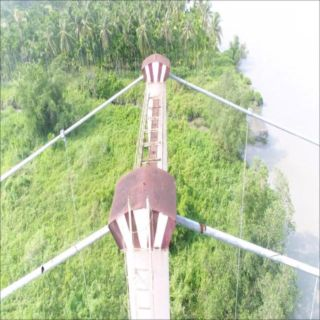
#> input picture assets/frames/0341262a9fe06f1e.jpg, 320 x 320 px
$ python -i feature_logic.py   (imports and definitions only)
#> lines starting #> are read from the running program, lines starting #| are printed output that depends on the picture; after the words box and inside, x2 and y2 are one past the last pixel; in counts of white or black regions, pixels touching at a corner belong together
#> further down, picture is the input picture: PIL image 320x320 RGB; mean R, G, B 181.8, 196.4, 157.6
"""
Image features for the corrosion head, shared by training (features/build_feature_table.py)
and serving (serve/predict.py) so both compute exactly the same vector.

Colour and texture statistics, numpy and Pillow only, so a 1 vCPU CAI workload builds the
feature table in about a minute and the model build installs no deep-learning stack:
  - HSV histograms (hue weighted by saturation, saturation, value)
  - rust mask: share of pixels with an orange-to-brown hue and enough saturation, overall and
    the maximum over a 4 x 4 grid (a local patch of severe corrosion)
  - per-channel RGB mean and standard deviation
  - edge density and gradient statistics (pitting and flaking are rough)
The ViT backbone in config/pipeline.yaml is the planned upgrade; FEATURE_VERSION and the hash
of this file guard the feature/model pairing either way.
"""
from __future__ import annotations

import hashlib
import io
from pathlib import Path

import numpy as np
from PIL import Image

FEATURE_VERSION = "hc-1.0.0"
SIZE = 160
GRID = 4


def feature_hash() -> str:
    return hashlib.sha256(Path(__file__).read_bytes() + FEATURE_VERSION.encode()).hexdigest()[:16]


def load_image(src) -> Image.Image:
    if isinstance(src, (bytes, bytearray)):
        return Image.open(io.BytesIO(src)).convert("RGB")
    return Image.open(src).convert("RGB")


def features(img: Image.Image) -> np.ndarray:
    img = img.convert("RGB").resize((SIZE, SIZE))
    rgb = np.asarray(img, dtype=np.float32) / 255.0
    hsv = np.asarray(img.convert("HSV"), dtype=np.float32) / 255.0
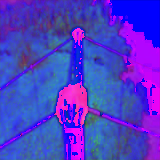
#> hsv: shape (160, 160, 3) float32; mean R, G, B 0.309, 0.23, 0.78
    h, s, v = hsv[..., 0], hsv[..., 1], hsv[..., 2]
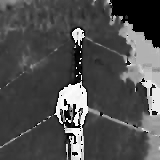
#> h: shape (160, 160) float32; min 0, max 0.996, mean 0.309
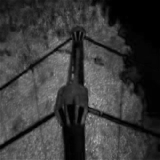
#> s: shape (160, 160) float32; min 0, max 0.694, mean 0.23
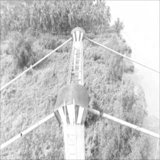
#> v: shape (160, 160) float32; min 0.231, max 1, mean 0.78

    h_hist = np.histogram(h, bins=18, range=(0, 1), weights=s)[0]
#> h_hist = 18 values, max 3051.2 at index 4, min 2 at index 14, mean 326.5
    h_hist = h_hist / max(h_hist.sum(), 1e-6)
#> h_hist = 18 values, max 0.519 at index 4, min 0.000341 at index 14, mean 0.0556
    s_hist = np.histogram(s, bins=8, range=(0, 1))[0] / s.size
#> s_hist = [0.296, 0.218, 0.284, 0.183, 0.0187, 0.000352, 0, 0]
    v_hist = np.histogram(v, bins=8, range=(0, 1))[0] / v.size
#> v_hist = [0, 7.81e-05, 0.00187, 0.0281, 0.104, 0.278, 0.341, 0.246]

    rust = ((h <= 0.11) | (h >= 0.97)) & (s >= 0.30) & (v >= 0.15) & (v <= 0.85)
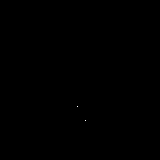
#> rust: shape (160, 160) bool; 0.01% white in thin lines or dots, all inside (x1, y1, x2, y2) = (77, 106, 86, 121)
    cells = rust.reshape(GRID, SIZE // GRID, GRID, SIZE // GRID).mean(axis=(1, 3))
#> cells = [[0, 0, 0, 0], [0, 0, 0, 0], [0, 0.000625, 0, 0], [0, 0, 0.000625, 0]]
    rust_f = [rust.mean(), cells.max(), (cells > 0.10).mean(), (cells > 0.30).mean()]
#> rust_f = [7.81e-05, 0.000625, 0, 0]

    moments = np.concatenate([rgb.mean(axis=(0, 1)), rgb.std(axis=(0, 1))])
#> moments = [0.713, 0.77, 0.618, 0.17, 0.14, 0.215]

    gray = rgb.mean(axis=2)
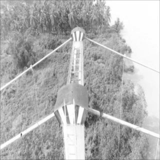
#> gray: shape (160, 160) float32; min 0.197, max 1, mean 0.701
    gx, gy = np.abs(np.diff(gray, axis=1)), np.abs(np.diff(gray, axis=0))
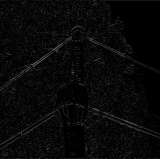
#> gy: shape (159, 160) float32; min 0, max 0.404, mean 0.0357
    grad = np.concatenate([gx.ravel(), gy.ravel()])
    rough = [grad.mean(), grad.std(), (grad > 0.08).mean(), (grad > 0.20).mean()]
#> rough = [0.0397, 0.0439, 0.141, 0.0108]
    rust_rough = [float((gx[rust[:, 1:]] > 0.08).mean()) if rust[:, 1:].any() else 0.0]
#> rust_rough = [0.5]

    return np.concatenate([h_hist, s_hist, v_hist, rust_f, moments, rough, rust_rough]).astype(np.float32)

>>> from PIL import Image
>>> picture = Image.open('../assets/frames/0341262a9fe06f1e.jpg')
>>> result = features(picture)
#> result = 49 values, max 0.77 at index 39, min 0 at index 24, mean 0.13

$ run again, on assets/frames/05a154128d3aa618.jpg
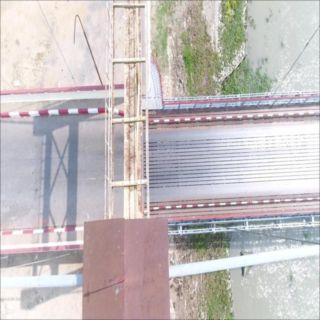
#> input picture assets/frames/05a154128d3aa618.jpg, 320 x 320 px
#> picture is the input picture: PIL image 320x320 RGB; mean R, G, B 196.5, 190.2, 190.7
#> in features, `h, s, v = hsv[..., 0], hsv[..., 1], hsv[..., 2]`:
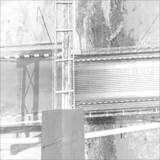
#> v: shape (160, 160) float32; min 0.275, max 1, mean 0.792
#> in features, `h_hist = np.histogram(h, bins=18, range=(0, 1), weights=s)[0]`: h_hist = 18 values, max 429.9 at index 17, min 18.88 at index 7, mean 131.2
#> in features, `h_hist = h_hist / max(h_hist.sum(), 1e-6)`: h_hist = 18 values, max 0.182 at index 17, min 0.00799 at index 7, mean 0.0556
#> s_hist = [0.718, 0.254, 0.0247, 0.00281, 0.000195, 0, 0, 0]
#> v_hist = [0, 0, 0.00383, 0.0115, 0.0904, 0.285, 0.301, 0.308]
#> rust: shape (160, 160) bool; 0% white in thin lines or dots, all inside (x1, y1, x2, y2) = (61, 140, 62, 141)
#> cells = [[0, 0, 0, 0], [0, 0, 0, 0], [0, 0, 0, 0], [0, 0.000625, 0, 0]]
#> rust_f = [3.91e-05, 0.000625, 0, 0]
#> moments = [0.771, 0.746, 0.748, 0.143, 0.147, 0.153]
#> in features, `gx, gy = np.abs(np.diff(gray, axis=1)), np.abs(np.diff(gray, axis=0))`:
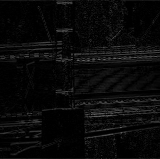
#> gy: shape (159, 160) float32; min 0, max 0.407, mean 0.0391
#> rough = [0.0345, 0.0468, 0.126, 0.0164]
#> rust_rough = [0]
#> result = 49 values, max 0.771 at index 38, min 0 at index 23, mean 0.121

$ run again, on assets/frames/0862da6118a016c4.jpg
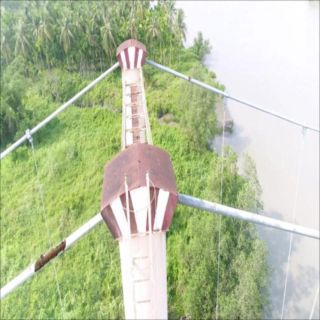
#> input picture assets/frames/0862da6118a016c4.jpg, 320 x 320 px
#> picture is the input picture: PIL image 320x320 RGB; mean R, G, B 183.7, 194.6, 159.9
#> in features, `h, s, v = hsv[..., 0], hsv[..., 1], hsv[..., 2]`:
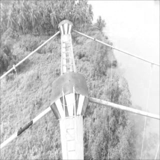
#> v: shape (160, 160) float32; min 0.306, max 1, mean 0.777
#> in features, `h_hist = np.histogram(h, bins=18, range=(0, 1), weights=s)[0]`: h_hist = 18 values, max 2535 at index 3, min 2.08 at index 15, mean 316.6
#> in features, `h_hist = h_hist / max(h_hist.sum(), 1e-6)`: h_hist = 18 values, max 0.445 at index 3, min 0.000365 at index 15, mean 0.0556
#> s_hist = [0.376, 0.16, 0.203, 0.233, 0.0275, 0.000937, 7.81e-05, 0]
#> v_hist = [0, 0, 0.00281, 0.0393, 0.129, 0.277, 0.253, 0.3]
#> rust: shape (160, 160) bool; 0.21% white in thin lines or dots, all inside (x1, y1, x2, y2) = (18, 94, 88, 134)
#> cells = [[0, 0, 0, 0], [0, 0, 0, 0], [0, 0.00562, 0.00562, 0], [0.0225, 0, 0, 0]]
#> rust_f = [0.00211, 0.0225, 0, 0]
#> moments = [0.721, 0.763, 0.627, 0.184, 0.153, 0.243]
#> in features, `gx, gy = np.abs(np.diff(gray, axis=1)), np.abs(np.diff(gray, axis=0))`:
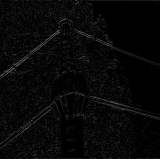
#> gy: shape (159, 160) float32; min 0, max 0.4, mean 0.0325
#> rough = [0.0371, 0.0468, 0.129, 0.0157]
#> rust_rough = [0.463]
#> result = 49 values, max 0.763 at index 39, min 0 at index 25, mean 0.131
